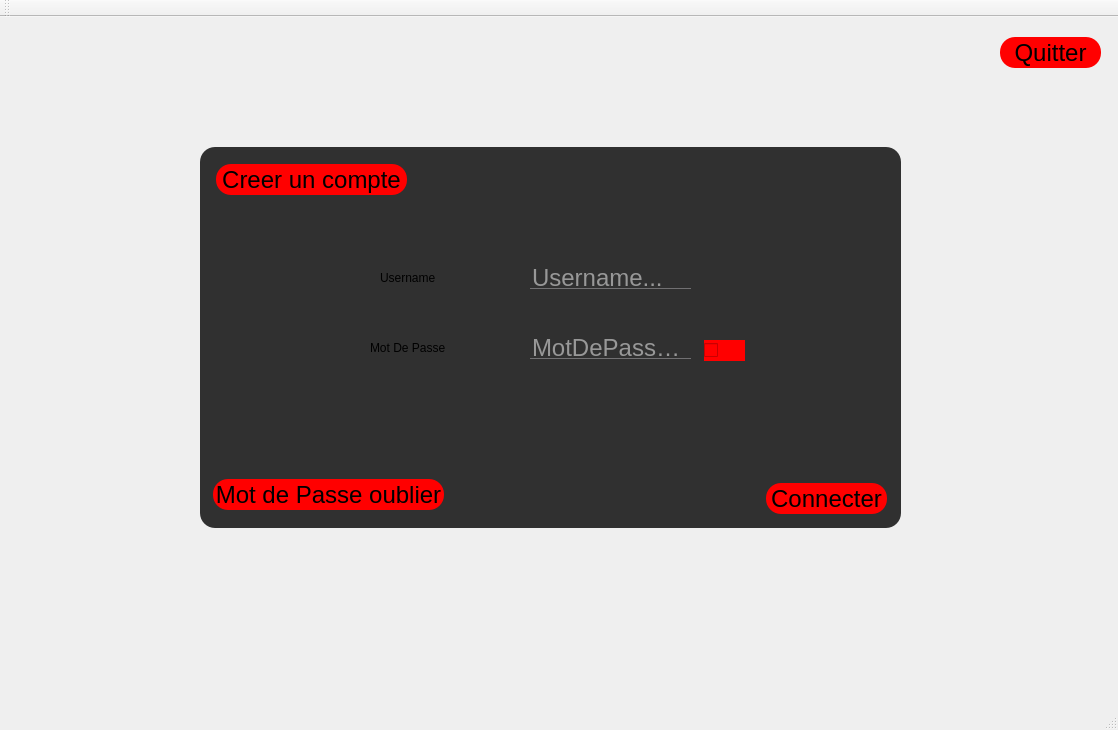
<?xml version="1.0" encoding="UTF-8"?>
<ui version="4.0">
 <class>gestion_abonnement</class>
 <widget class="QMainWindow" name="gestion_abonnement">
  <property name="geometry">
   <rect>
    <x>0</x>
    <y>0</y>
    <width>1118</width>
    <height>730</height>
   </rect>
  </property>
  <property name="windowTitle">
   <string>Gestion des Clients</string>
  </property>
  <property name="styleSheet">
   <string notr="true">background-color: rgb(243, 217, 255);

QLabel{
	background: rgba(0, 0, 0, 0);
	font-size: 24px;
	color: white;
}
QFrame{
	background: rgba(0, 0, 0, 0.8);
	border-radius: 15px;
}

QStackedWidget{
	background: trasnparent;
}

QToolButton{
	font-size: 24px;
	background: red;
	border-radius: 60px;
}

QPushButton{
	font-size: 24px;
	background: red;
	border-radius: 15px;
}

QPushButton:hover{
	background: #ff9999;
}

QComboBox{
	font-size: 24px;
}

QLineEdit{
	font-size: 24px;
	background: transparent;
	border: none;
	color: white;;
	border-bottom: 1px solid #717072;
}

QTextEdit{
	font-size: 18px;
	background: transparent;
	border: 1px solid #717072;
	color: white;
}

QMessageBox QLabel{
	background: transparent;
	color: black;
}

QMssageBox QDialogButtonBox{
	border-bottom: 1px solid red;
	background: trasparent;
	color: black;
}
QCheckBox{
background:red;
border-reduis:10px;
}
</string>
  </property>
  <widget class="QWidget" name="centralWidget">
   <widget class="QStackedWidget" name="stackedWidget">
    <property name="enabled">
     <bool>true</bool>
    </property>
    <property name="geometry">
     <rect>
      <x>0</x>
      <y>0</y>
      <width>1111</width>
      <height>651</height>
     </rect>
    </property>
    <property name="acceptDrops">
     <bool>false</bool>
    </property>
    <property name="styleSheet">
     <string notr="true">QStackedWidget{
	background: transparent;
}
</string>
    </property>
    <property name="currentIndex">
     <number>0</number>
    </property>
    <widget class="QWidget" name="login">
     <widget class="QFrame" name="frame_6">
      <property name="geometry">
       <rect>
        <x>200</x>
        <y>130</y>
        <width>701</width>
        <height>381</height>
       </rect>
      </property>
      <property name="styleSheet">
       <string notr="true"/>
      </property>
      <property name="frameShape">
       <enum>QFrame::StyledPanel</enum>
      </property>
      <property name="frameShadow">
       <enum>QFrame::Raised</enum>
      </property>
      <widget class="QLabel" name="label_7">
       <property name="geometry">
        <rect>
         <x>170</x>
         <y>190</y>
         <width>151</width>
         <height>21</height>
        </rect>
       </property>
       <property name="styleSheet">
        <string notr="true">background: transparent;</string>
       </property>
       <property name="text">
        <string>Mot De Passe</string>
       </property>
      </widget>
      <widget class="QPushButton" name="pushButton_valid_2">
       <property name="geometry">
        <rect>
         <x>566</x>
         <y>336</y>
         <width>121</width>
         <height>31</height>
        </rect>
       </property>
       <property name="styleSheet">
        <string notr="true"/>
       </property>
       <property name="text">
        <string>Connecter</string>
       </property>
      </widget>
      <widget class="QLabel" name="label_6">
       <property name="geometry">
        <rect>
         <x>180</x>
         <y>120</y>
         <width>111</width>
         <height>21</height>
        </rect>
       </property>
       <property name="styleSheet">
        <string notr="true">background: transparent;</string>
       </property>
       <property name="text">
        <string>Username</string>
       </property>
      </widget>
      <widget class="QCheckBox" name="checkBox_2">
       <property name="geometry">
        <rect>
         <x>504</x>
         <y>193</y>
         <width>41</width>
         <height>21</height>
        </rect>
       </property>
       <property name="styleSheet">
        <string notr="true">QCheckBox::indicator {
 width: 40px;
 height: 20px;
}
QCheckBox::indicator:checked{
 image:url(&quot;C:/Users/gamer/Downloads/vue.png&quot;);
}
QCheckBox::indicator:unchecked{
 image:url(&quot;C:/Users/gamer/Downloads/cacher.png&quot;);
}
background-color: rgb(255, 255, 255);
</string>
       </property>
       <property name="text">
        <string/>
       </property>
      </widget>
      <widget class="QLineEdit" name="lineEdit_email_2">
       <property name="geometry">
        <rect>
         <x>330</x>
         <y>120</y>
         <width>161</width>
         <height>22</height>
        </rect>
       </property>
       <property name="echoMode">
        <enum>QLineEdit::Normal</enum>
       </property>
       <property name="placeholderText">
        <string>Username...</string>
       </property>
      </widget>
      <widget class="QLineEdit" name="pass_2">
       <property name="geometry">
        <rect>
         <x>330</x>
         <y>190</y>
         <width>161</width>
         <height>22</height>
        </rect>
       </property>
       <property name="echoMode">
        <enum>QLineEdit::Password</enum>
       </property>
       <property name="placeholderText">
        <string>MotDePasse...</string>
       </property>
       <property name="clearButtonEnabled">
        <bool>false</bool>
       </property>
      </widget>
      <widget class="QPushButton" name="pushButton_2">
       <property name="enabled">
        <bool>true</bool>
       </property>
       <property name="geometry">
        <rect>
         <x>16</x>
         <y>17</y>
         <width>191</width>
         <height>31</height>
        </rect>
       </property>
       <property name="text">
        <string>Creer un compte</string>
       </property>
      </widget>
      <widget class="QLabel" name="label">
       <property name="geometry">
        <rect>
         <x>180</x>
         <y>240</y>
         <width>351</width>
         <height>41</height>
        </rect>
       </property>
       <property name="styleSheet">
        <string notr="true">background-color: rgba( 255, 255, 255, 0% );
font: 13pt &quot;MS Shell Dlg 2&quot;;</string>
       </property>
       <property name="text">
        <string/>
       </property>
      </widget>
      <widget class="QPushButton" name="motdepasseoublier">
       <property name="enabled">
        <bool>true</bool>
       </property>
       <property name="geometry">
        <rect>
         <x>13</x>
         <y>332</y>
         <width>231</width>
         <height>31</height>
        </rect>
       </property>
       <property name="text">
        <string>Mot de Passe oublier</string>
       </property>
      </widget>
     </widget>
     <widget class="QPushButton" name="pushButton_quit_2">
      <property name="geometry">
       <rect>
        <x>1000</x>
        <y>20</y>
        <width>101</width>
        <height>31</height>
       </rect>
      </property>
      <property name="styleSheet">
       <string notr="true"/>
      </property>
      <property name="text">
       <string>Quitter</string>
      </property>
     </widget>
    </widget>
    <widget class="QWidget" name="ajout">
     <widget class="QFrame" name="frame_7">
      <property name="geometry">
       <rect>
        <x>130</x>
        <y>80</y>
        <width>821</width>
        <height>501</height>
       </rect>
      </property>
      <property name="styleSheet">
       <string notr="true"/>
      </property>
      <property name="frameShape">
       <enum>QFrame::StyledPanel</enum>
      </property>
      <property name="frameShadow">
       <enum>QFrame::Raised</enum>
      </property>
      <widget class="QLineEdit" name="lineEdit_nom">
       <property name="geometry">
        <rect>
         <x>275</x>
         <y>279</y>
         <width>181</width>
         <height>22</height>
        </rect>
       </property>
       <property name="echoMode">
        <enum>QLineEdit::Normal</enum>
       </property>
       <property name="placeholderText">
        <string>Nom...</string>
       </property>
      </widget>
      <widget class="QLineEdit" name="lineEdit_prenom">
       <property name="geometry">
        <rect>
         <x>274</x>
         <y>204</y>
         <width>181</width>
         <height>22</height>
        </rect>
       </property>
       <property name="echoMode">
        <enum>QLineEdit::Normal</enum>
       </property>
       <property name="placeholderText">
        <string>Prenom...</string>
       </property>
      </widget>
      <widget class="QLineEdit" name="lineEdit_email">
       <property name="geometry">
        <rect>
         <x>273</x>
         <y>130</y>
         <width>181</width>
         <height>22</height>
        </rect>
       </property>
       <property name="echoMode">
        <enum>QLineEdit::Normal</enum>
       </property>
       <property name="placeholderText">
        <string>Username...</string>
       </property>
      </widget>
      <widget class="QLineEdit" name="lineEdit_motdepasse">
       <property name="geometry">
        <rect>
         <x>273</x>
         <y>349</y>
         <width>181</width>
         <height>22</height>
        </rect>
       </property>
       <property name="echoMode">
        <enum>QLineEdit::Normal</enum>
       </property>
       <property name="placeholderText">
        <string>Mote de Passe...</string>
       </property>
      </widget>
      <widget class="QPushButton" name="pushButton_8">
       <property name="enabled">
        <bool>true</bool>
       </property>
       <property name="geometry">
        <rect>
         <x>608</x>
         <y>194</y>
         <width>101</width>
         <height>41</height>
        </rect>
       </property>
       <property name="text">
        <string>Ajouter</string>
       </property>
      </widget>
      <widget class="QPushButton" name="pushButton_9">
       <property name="enabled">
        <bool>true</bool>
       </property>
       <property name="geometry">
        <rect>
         <x>607</x>
         <y>264</y>
         <width>101</width>
         <height>41</height>
        </rect>
       </property>
       <property name="text">
        <string>Retour</string>
       </property>
      </widget>
      <widget class="QLabel" name="label_8">
       <property name="geometry">
        <rect>
         <x>110</x>
         <y>130</y>
         <width>111</width>
         <height>21</height>
        </rect>
       </property>
       <property name="styleSheet">
        <string notr="true">background: transparent;</string>
       </property>
       <property name="text">
        <string>Username</string>
       </property>
      </widget>
      <widget class="QLabel" name="label_9">
       <property name="geometry">
        <rect>
         <x>119</x>
         <y>206</y>
         <width>91</width>
         <height>21</height>
        </rect>
       </property>
       <property name="styleSheet">
        <string notr="true">background: transparent;</string>
       </property>
       <property name="text">
        <string>Prenom</string>
       </property>
      </widget>
      <widget class="QLabel" name="label_11">
       <property name="geometry">
        <rect>
         <x>132</x>
         <y>280</y>
         <width>51</width>
         <height>21</height>
        </rect>
       </property>
       <property name="styleSheet">
        <string notr="true">background: transparent;</string>
       </property>
       <property name="text">
        <string>Nom</string>
       </property>
      </widget>
      <widget class="QLabel" name="label_12">
       <property name="geometry">
        <rect>
         <x>87</x>
         <y>350</y>
         <width>151</width>
         <height>21</height>
        </rect>
       </property>
       <property name="styleSheet">
        <string notr="true">background: transparent;</string>
       </property>
       <property name="text">
        <string>Mot de Passe</string>
       </property>
      </widget>
      <widget class="QComboBox" name="quest">
       <property name="geometry">
        <rect>
         <x>20</x>
         <y>410</y>
         <width>461</width>
         <height>31</height>
        </rect>
       </property>
       <item>
        <property name="text">
         <string>Choisir une question</string>
        </property>
       </item>
       <item>
        <property name="text">
         <string>Quel est le nom de votre premier chien?</string>
        </property>
       </item>
       <item>
        <property name="text">
         <string>Quel est votre surnom?</string>
        </property>
       </item>
       <item>
        <property name="text">
         <string>quel est le nom de votre meilleur ami?</string>
        </property>
       </item>
      </widget>
      <widget class="QLineEdit" name="reponse">
       <property name="geometry">
        <rect>
         <x>493</x>
         <y>414</y>
         <width>181</width>
         <height>22</height>
        </rect>
       </property>
       <property name="echoMode">
        <enum>QLineEdit::Normal</enum>
       </property>
       <property name="placeholderText">
        <string>Reponse...</string>
       </property>
      </widget>
     </widget>
    </widget>
    <widget class="QWidget" name="menu">
     <widget class="QFrame" name="frame_4">
      <property name="geometry">
       <rect>
        <x>0</x>
        <y>0</y>
        <width>1141</width>
        <height>641</height>
       </rect>
      </property>
      <property name="styleSheet">
       <string notr="true"/>
      </property>
      <property name="frameShape">
       <enum>QFrame::StyledPanel</enum>
      </property>
      <property name="frameShadow">
       <enum>QFrame::Raised</enum>
      </property>
      <widget class="QLabel" name="label_5">
       <property name="geometry">
        <rect>
         <x>60</x>
         <y>31</y>
         <width>41</width>
         <height>20</height>
        </rect>
       </property>
       <property name="styleSheet">
        <string notr="true">background: transparent;</string>
       </property>
       <property name="text">
        <string>ID :</string>
       </property>
      </widget>
      <widget class="QLabel" name="label_10">
       <property name="geometry">
        <rect>
         <x>10</x>
         <y>120</y>
         <width>201</width>
         <height>20</height>
        </rect>
       </property>
       <property name="styleSheet">
        <string notr="true">background: transparent;</string>
       </property>
       <property name="text">
        <string>Nombre des mois :</string>
       </property>
      </widget>
      <widget class="QLineEdit" name="id_a">
       <property name="geometry">
        <rect>
         <x>210</x>
         <y>30</y>
         <width>351</width>
         <height>22</height>
        </rect>
       </property>
       <property name="maxLength">
        <number>8</number>
       </property>
       <property name="placeholderText">
        <string>ID...</string>
       </property>
      </widget>
      <widget class="QPushButton" name="AJOUTER_2">
       <property name="geometry">
        <rect>
         <x>860</x>
         <y>50</y>
         <width>111</width>
         <height>41</height>
        </rect>
       </property>
       <property name="text">
        <string>Ajouter</string>
       </property>
      </widget>
      <widget class="QTableView" name="view">
       <property name="geometry">
        <rect>
         <x>10</x>
         <y>193</y>
         <width>621</width>
         <height>401</height>
        </rect>
       </property>
       <property name="styleSheet">
        <string notr="true">background: white;
border-radius: 0px;</string>
       </property>
      </widget>
      <widget class="QPushButton" name="supp_2">
       <property name="geometry">
        <rect>
         <x>860</x>
         <y>100</y>
         <width>111</width>
         <height>41</height>
        </rect>
       </property>
       <property name="text">
        <string>Modifier</string>
       </property>
      </widget>
      <widget class="QPushButton" name="supp">
       <property name="geometry">
        <rect>
         <x>650</x>
         <y>550</y>
         <width>121</width>
         <height>41</height>
        </rect>
       </property>
       <property name="text">
        <string>Supprimer</string>
       </property>
      </widget>
      <widget class="QLineEdit" name="id_s">
       <property name="geometry">
        <rect>
         <x>869</x>
         <y>524</y>
         <width>181</width>
         <height>31</height>
        </rect>
       </property>
       <property name="styleSheet">
        <string notr="true"/>
       </property>
       <property name="maxLength">
        <number>8</number>
       </property>
       <property name="placeholderText">
        <string>ID...</string>
       </property>
      </widget>
      <widget class="QLabel" name="label_13">
       <property name="geometry">
        <rect>
         <x>796</x>
         <y>521</y>
         <width>51</width>
         <height>41</height>
        </rect>
       </property>
       <property name="styleSheet">
        <string notr="true">background: transparent;</string>
       </property>
       <property name="text">
        <string>ID :</string>
       </property>
      </widget>
      <widget class="QPushButton" name="supp_3">
       <property name="geometry">
        <rect>
         <x>650</x>
         <y>500</y>
         <width>121</width>
         <height>41</height>
        </rect>
       </property>
       <property name="text">
        <string>Recherche</string>
       </property>
      </widget>
      <widget class="QPushButton" name="supp_4">
       <property name="geometry">
        <rect>
         <x>860</x>
         <y>150</y>
         <width>111</width>
         <height>41</height>
        </rect>
       </property>
       <property name="text">
        <string>PDF</string>
       </property>
      </widget>
      <widget class="QPushButton" name="supp_5">
       <property name="geometry">
        <rect>
         <x>820</x>
         <y>370</y>
         <width>201</width>
         <height>41</height>
        </rect>
       </property>
       <property name="text">
        <string>TRI PAR NB_MOIS</string>
       </property>
      </widget>
      <widget class="QPushButton" name="supp_6">
       <property name="geometry">
        <rect>
         <x>820</x>
         <y>311</y>
         <width>201</width>
         <height>41</height>
        </rect>
       </property>
       <property name="text">
        <string>TRI PAR ID</string>
       </property>
      </widget>
      <widget class="QPushButton" name="supp_8">
       <property name="geometry">
        <rect>
         <x>856</x>
         <y>206</y>
         <width>121</width>
         <height>41</height>
        </rect>
       </property>
       <property name="text">
        <string>Statisque</string>
       </property>
      </widget>
      <widget class="QComboBox" name="nb_mois">
       <property name="geometry">
        <rect>
         <x>338</x>
         <y>118</y>
         <width>61</width>
         <height>31</height>
        </rect>
       </property>
       <item>
        <property name="text">
         <string>0</string>
        </property>
       </item>
       <item>
        <property name="text">
         <string>1</string>
        </property>
       </item>
       <item>
        <property name="text">
         <string>2</string>
        </property>
       </item>
       <item>
        <property name="text">
         <string>3</string>
        </property>
       </item>
       <item>
        <property name="text">
         <string>4</string>
        </property>
       </item>
       <item>
        <property name="text">
         <string>5</string>
        </property>
       </item>
       <item>
        <property name="text">
         <string>6</string>
        </property>
       </item>
       <item>
        <property name="text">
         <string>7</string>
        </property>
       </item>
       <item>
        <property name="text">
         <string>8</string>
        </property>
       </item>
       <item>
        <property name="text">
         <string>9</string>
        </property>
       </item>
       <item>
        <property name="text">
         <string>10</string>
        </property>
       </item>
       <item>
        <property name="text">
         <string>11</string>
        </property>
       </item>
       <item>
        <property name="text">
         <string>12</string>
        </property>
       </item>
      </widget>
      <widget class="QPushButton" name="supp_9">
       <property name="geometry">
        <rect>
         <x>848</x>
         <y>257</y>
         <width>141</width>
         <height>41</height>
        </rect>
       </property>
       <property name="text">
        <string>Export Excel</string>
       </property>
      </widget>
      <widget class="QPushButton" name="AJOUTER_3">
       <property name="geometry">
        <rect>
         <x>956</x>
         <y>597</y>
         <width>151</width>
         <height>41</height>
        </rect>
       </property>
       <property name="text">
        <string>deconnection</string>
       </property>
      </widget>
      <widget class="QPushButton" name="supp_7">
       <property name="geometry">
        <rect>
         <x>160</x>
         <y>598</y>
         <width>121</width>
         <height>40</height>
        </rect>
       </property>
       <property name="text">
        <string>ALERT</string>
       </property>
      </widget>
      <widget class="QPushButton" name="AJOUTER_5">
       <property name="geometry">
        <rect>
         <x>419</x>
         <y>598</y>
         <width>111</width>
         <height>41</height>
        </rect>
       </property>
       <property name="text">
        <string>Arduino</string>
       </property>
      </widget>
     </widget>
    </widget>
    <widget class="QWidget" name="oublier">
     <widget class="QFrame" name="frame_8">
      <property name="geometry">
       <rect>
        <x>140</x>
        <y>98</y>
        <width>821</width>
        <height>501</height>
       </rect>
      </property>
      <property name="styleSheet">
       <string notr="true"/>
      </property>
      <property name="frameShape">
       <enum>QFrame::StyledPanel</enum>
      </property>
      <property name="frameShadow">
       <enum>QFrame::Raised</enum>
      </property>
      <widget class="QLineEdit" name="lineEdit_email_3">
       <property name="geometry">
        <rect>
         <x>402</x>
         <y>130</y>
         <width>181</width>
         <height>22</height>
        </rect>
       </property>
       <property name="echoMode">
        <enum>QLineEdit::Normal</enum>
       </property>
       <property name="placeholderText">
        <string>Username...</string>
       </property>
      </widget>
      <widget class="QLabel" name="label_14">
       <property name="geometry">
        <rect>
         <x>239</x>
         <y>130</y>
         <width>111</width>
         <height>21</height>
        </rect>
       </property>
       <property name="styleSheet">
        <string notr="true">background: transparent;</string>
       </property>
       <property name="text">
        <string>Username</string>
       </property>
      </widget>
      <widget class="QComboBox" name="quest_2">
       <property name="geometry">
        <rect>
         <x>20</x>
         <y>220</y>
         <width>461</width>
         <height>31</height>
        </rect>
       </property>
       <item>
        <property name="text">
         <string>Choisir une question</string>
        </property>
       </item>
       <item>
        <property name="text">
         <string>Quel est le nom de votre premier chien?</string>
        </property>
       </item>
       <item>
        <property name="text">
         <string>Quel est votre surnom?</string>
        </property>
       </item>
       <item>
        <property name="text">
         <string>quel est le nom de votre meilleur ami?</string>
        </property>
       </item>
      </widget>
      <widget class="QLineEdit" name="reponse_2">
       <property name="geometry">
        <rect>
         <x>520</x>
         <y>230</y>
         <width>181</width>
         <height>22</height>
        </rect>
       </property>
       <property name="echoMode">
        <enum>QLineEdit::Normal</enum>
       </property>
       <property name="placeholderText">
        <string>Reponse...</string>
       </property>
      </widget>
      <widget class="QPushButton" name="AJOUTER_4">
       <property name="geometry">
        <rect>
         <x>350</x>
         <y>360</y>
         <width>111</width>
         <height>41</height>
        </rect>
       </property>
       <property name="text">
        <string>Confirmer</string>
       </property>
      </widget>
      <widget class="QLabel" name="label_2">
       <property name="geometry">
        <rect>
         <x>140</x>
         <y>300</y>
         <width>531</width>
         <height>41</height>
        </rect>
       </property>
       <property name="styleSheet">
        <string notr="true">background-color: rgba( 255, 255, 255, 0% );
font: 13pt &quot;MS Shell Dlg 2&quot;;</string>
       </property>
       <property name="text">
        <string/>
       </property>
      </widget>
     </widget>
     <widget class="QPushButton" name="retouroublier">
      <property name="geometry">
       <rect>
        <x>1000</x>
        <y>20</y>
        <width>111</width>
        <height>41</height>
       </rect>
      </property>
      <property name="text">
       <string>Retour</string>
      </property>
     </widget>
    </widget>
    <widget class="QWidget" name="nouveau">
     <widget class="QFrame" name="frame_9">
      <property name="geometry">
       <rect>
        <x>130</x>
        <y>98</y>
        <width>821</width>
        <height>501</height>
       </rect>
      </property>
      <property name="styleSheet">
       <string notr="true"/>
      </property>
      <property name="frameShape">
       <enum>QFrame::StyledPanel</enum>
      </property>
      <property name="frameShadow">
       <enum>QFrame::Raised</enum>
      </property>
      <widget class="QLineEdit" name="new_2">
       <property name="geometry">
        <rect>
         <x>443</x>
         <y>210</y>
         <width>181</width>
         <height>22</height>
        </rect>
       </property>
       <property name="echoMode">
        <enum>QLineEdit::Password</enum>
       </property>
       <property name="placeholderText">
        <string>Mot de Passe...</string>
       </property>
      </widget>
      <widget class="QLabel" name="label_15">
       <property name="geometry">
        <rect>
         <x>153</x>
         <y>213</y>
         <width>261</width>
         <height>21</height>
        </rect>
       </property>
       <property name="styleSheet">
        <string notr="true">background: transparent;</string>
       </property>
       <property name="text">
        <string>Nouveau Mot de Passe</string>
       </property>
      </widget>
      <widget class="QPushButton" name="confnouv">
       <property name="geometry">
        <rect>
         <x>344</x>
         <y>355</y>
         <width>111</width>
         <height>41</height>
        </rect>
       </property>
       <property name="text">
        <string>Confirmer</string>
       </property>
      </widget>
      <widget class="QCheckBox" name="checkBox_3">
       <property name="geometry">
        <rect>
         <x>631</x>
         <y>212</y>
         <width>41</width>
         <height>21</height>
        </rect>
       </property>
       <property name="styleSheet">
        <string notr="true">QCheckBox::indicator {
 width: 40px;
 height: 20px;
}
QCheckBox::indicator:checked{
 image:url(&quot;C:/Users/gamer/Downloads/vue.png&quot;);
}
QCheckBox::indicator:unchecked{
 image:url(&quot;C:/Users/gamer/Downloads/cacher.png&quot;);
}
background-color: rgb(255, 255, 255);
</string>
       </property>
       <property name="text">
        <string/>
       </property>
      </widget>
     </widget>
     <widget class="QPushButton" name="retouroublier_2">
      <property name="geometry">
       <rect>
        <x>1000</x>
        <y>20</y>
        <width>111</width>
        <height>41</height>
       </rect>
      </property>
      <property name="text">
       <string>Retour</string>
      </property>
     </widget>
    </widget>
    <widget class="QWidget" name="arduino">
     <widget class="QFrame" name="frame_10">
      <property name="geometry">
       <rect>
        <x>160</x>
        <y>100</y>
        <width>821</width>
        <height>501</height>
       </rect>
      </property>
      <property name="styleSheet">
       <string notr="true"/>
      </property>
      <property name="frameShape">
       <enum>QFrame::StyledPanel</enum>
      </property>
      <property name="frameShadow">
       <enum>QFrame::Raised</enum>
      </property>
      <widget class="QLabel" name="label_16">
       <property name="geometry">
        <rect>
         <x>230</x>
         <y>200</y>
         <width>61</width>
         <height>21</height>
        </rect>
       </property>
       <property name="styleSheet">
        <string notr="true">background: transparent;</string>
       </property>
       <property name="text">
        <string>Etat :</string>
       </property>
      </widget>
      <widget class="QLabel" name="label_3">
       <property name="geometry">
        <rect>
         <x>344</x>
         <y>193</y>
         <width>281</width>
         <height>31</height>
        </rect>
       </property>
       <property name="styleSheet">
        <string notr="true">background-color: rgba( 255, 255, 255, 0% );</string>
       </property>
       <property name="text">
        <string>pas de mouvement</string>
       </property>
      </widget>
      <widget class="QLabel" name="label_17">
       <property name="geometry">
        <rect>
         <x>230</x>
         <y>270</y>
         <width>61</width>
         <height>21</height>
        </rect>
       </property>
       <property name="styleSheet">
        <string notr="true">background: transparent;</string>
       </property>
       <property name="text">
        <string>LED :</string>
       </property>
      </widget>
      <widget class="QLabel" name="label_4">
       <property name="geometry">
        <rect>
         <x>344</x>
         <y>265</y>
         <width>221</width>
         <height>30</height>
        </rect>
       </property>
       <property name="styleSheet">
        <string notr="true">background-color: rgba( 255, 255, 255, 0% );</string>
       </property>
       <property name="text">
        <string>OFF</string>
       </property>
      </widget>
     </widget>
     <widget class="QPushButton" name="retouroublier_3">
      <property name="geometry">
       <rect>
        <x>997</x>
        <y>20</y>
        <width>111</width>
        <height>41</height>
       </rect>
      </property>
      <property name="text">
       <string>Retour</string>
      </property>
     </widget>
    </widget>
   </widget>
  </widget>
  <widget class="QMenuBar" name="menuBar">
   <property name="geometry">
    <rect>
     <x>0</x>
     <y>0</y>
     <width>1118</width>
     <height>26</height>
    </rect>
   </property>
  </widget>
  <widget class="QToolBar" name="mainToolBar">
   <attribute name="toolBarArea">
    <enum>TopToolBarArea</enum>
   </attribute>
   <attribute name="toolBarBreak">
    <bool>false</bool>
   </attribute>
  </widget>
  <widget class="QStatusBar" name="statusBar"/>
 </widget>
 <layoutdefault spacing="6" margin="11"/>
 <resources/>
 <connections>
  <connection>
   <sender>pushButton_quit_2</sender>
   <signal>clicked()</signal>
   <receiver>gestion_abonnement</receiver>
   <slot>close()</slot>
   <hints>
    <hint type="sourcelabel">
     <x>1054</x>
     <y>85</y>
    </hint>
    <hint type="destinationlabel">
     <x>1217</x>
     <y>135</y>
    </hint>
   </hints>
  </connection>
 </connections>
</ui>
